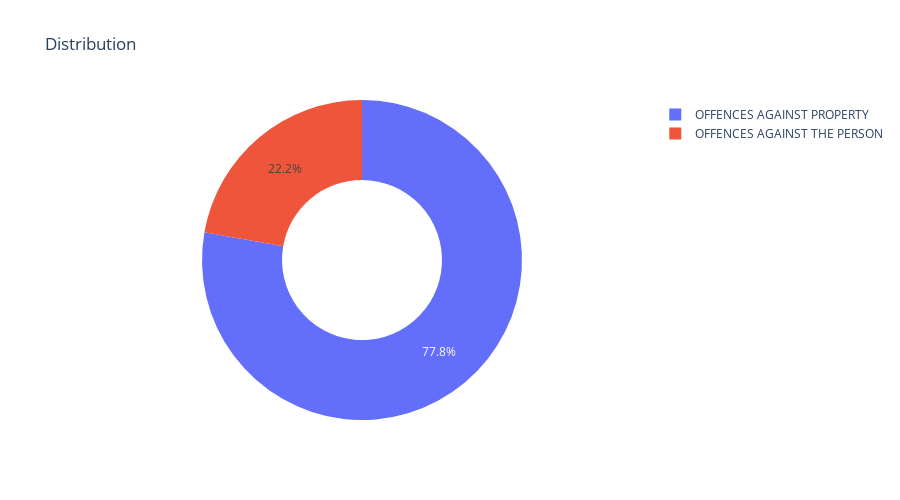

Notebook code cell kept with this figure:
### Code cell
fig = px.pie(OL1, values = OL1["Offence count"],names=OL1.index, title='Distribution',hole = 0.5,width = 900,height=500)
fig.show()

### Figure 1 — Plotly figure (JSON) as saved in the notebook; plotly's stock layout.template omitted (floating-point values rounded to 4 significant figures)
{"data": [{"domain": {"x": [0, 1], "y": [0, 1]}, "hole": 0.5, "hovertemplate": "Offence Level 1 Description=%{label}<br>Offence count=%{value}<extra></extra>", "labels": ["OFFENCES AGAINST PROPERTY", "OFFENCES AGAINST THE PERSON"], "legendgroup": "", "name": "", "showlegend": true, "type": "pie", "values": [92754, 26516]}], "layout": {"height": 500, "legend": {"tracegroupgap": 0}, "title": {"text": "Distribution"}, "width": 900}}
